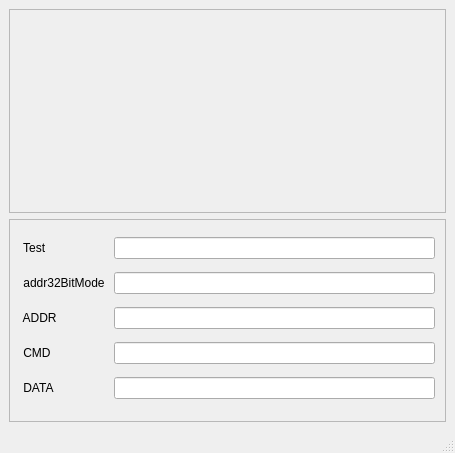
<?xml version="1.0" encoding="UTF-8"?>
<ui version="4.0">
 <class>MainWindow</class>
 <widget class="QMainWindow" name="MainWindow">
  <property name="geometry">
   <rect>
    <x>0</x>
    <y>0</y>
    <width>455</width>
    <height>453</height>
   </rect>
  </property>
  <property name="windowTitle">
   <string>MainWindow</string>
  </property>
  <widget class="QWidget" name="centralwidget">
   <layout class="QGridLayout" name="gridLayout_3">
    <item row="0" column="0">
     <widget class="QScrollArea" name="StatusVariables">
      <property name="minimumSize">
       <size>
        <width>0</width>
        <height>193</height>
       </size>
      </property>
      <property name="widgetResizable">
       <bool>true</bool>
      </property>
      <widget class="QWidget" name="scrollAreaWidgetContents_2">
       <property name="geometry">
        <rect>
         <x>0</x>
         <y>0</y>
         <width>435</width>
         <height>191</height>
        </rect>
       </property>
       <layout class="QGridLayout" name="gridLayout_4">
        <property name="leftMargin">
         <number>10</number>
        </property>
        <property name="topMargin">
         <number>10</number>
        </property>
        <property name="rightMargin">
         <number>10</number>
        </property>
        <property name="bottomMargin">
         <number>10</number>
        </property>
        <property name="spacing">
         <number>6</number>
        </property>
       </layout>
      </widget>
     </widget>
    </item>
    <item row="1" column="0">
     <widget class="QScrollArea" name="ConfigurationVariables">
      <property name="widgetResizable">
       <bool>true</bool>
      </property>
      <widget class="QWidget" name="scrollAreaWidgetContents_3">
       <property name="geometry">
        <rect>
         <x>0</x>
         <y>0</y>
         <width>435</width>
         <height>190</height>
        </rect>
       </property>
       <layout class="QGridLayout" name="gridLayout_5">
        <property name="leftMargin">
         <number>10</number>
        </property>
        <property name="topMargin">
         <number>10</number>
        </property>
        <property name="rightMargin">
         <number>10</number>
        </property>
        <property name="bottomMargin">
         <number>10</number>
        </property>
        <property name="spacing">
         <number>6</number>
        </property>
        <item row="0" column="0">
         <widget class="QLabel" name="Test">
          <property name="text">
           <string> Test </string>
          </property>
         </widget>
        </item>
        <item row="0" column="1">
         <widget class="caTextEntry" name="$(DEVICE):$(PORT):Test">
          <property name="channel" stdset="0">
           <string notr="true">$(DEVICE):$(PORT):Test</string>
          </property>
          <property name="formatType">
           <enum>caLineEdit::hexadecimal</enum>
          </property>
         </widget>
        </item>
        <item row="1" column="0">
         <widget class="QLabel" name="addr32BitMode">
          <property name="text">
           <string> addr32BitMode </string>
          </property>
         </widget>
        </item>
        <item row="1" column="1">
         <widget class="caTextEntry" name="$(DEVICE):$(PORT):addr32BitMode">
          <property name="channel" stdset="0">
           <string notr="true">$(DEVICE):$(PORT):addr32BitMode</string>
          </property>
          <property name="formatType">
           <enum>caLineEdit::hexadecimal</enum>
          </property>
         </widget>
        </item>
        <item row="2" column="0">
         <widget class="QLabel" name="ADDR">
          <property name="text">
           <string> ADDR </string>
          </property>
         </widget>
        </item>
        <item row="2" column="1">
         <widget class="caTextEntry" name="$(DEVICE):$(PORT):ADDR">
          <property name="channel" stdset="0">
           <string notr="true">$(DEVICE):$(PORT):ADDR</string>
          </property>
          <property name="formatType">
           <enum>caLineEdit::hexadecimal</enum>
          </property>
         </widget>
        </item>
        <item row="3" column="0">
         <widget class="QLabel" name="CMD">
          <property name="text">
           <string> CMD </string>
          </property>
         </widget>
        </item>
        <item row="3" column="1">
         <widget class="caTextEntry" name="$(DEVICE):$(PORT):CMD">
          <property name="channel" stdset="0">
           <string notr="true">$(DEVICE):$(PORT):CMD</string>
          </property>
          <property name="formatType">
           <enum>caLineEdit::hexadecimal</enum>
          </property>
         </widget>
        </item>
        <item row="4" column="0">
         <widget class="QLabel" name="DATA">
          <property name="text">
           <string> DATA </string>
          </property>
         </widget>
        </item>
        <item row="4" column="1">
         <widget class="caTextEntry" name="$(DEVICE):$(PORT):DATA">
          <property name="channel" stdset="0">
           <string notr="true">$(DEVICE):$(PORT):DATA</string>
          </property>
          <property name="formatType">
           <enum>caLineEdit::hexadecimal</enum>
          </property>
         </widget>
        </item>
       </layout>
      </widget>
     </widget>
    </item>
   </layout>
  </widget>
  <widget class="QMenuBar" name="menubar">
   <property name="geometry">
    <rect>
     <x>0</x>
     <y>0</y>
     <width>455</width>
     <height>22</height>
    </rect>
   </property>
  </widget>
  <widget class="QStatusBar" name="statusbar"/>
 </widget>
 <customwidgets>
  <customwidget>
   <class>caTextEntry</class>
   <extends>caLineEdit</extends>
   <header>caTextEntry</header>
  </customwidget>
  <customwidget>
   <class>caLineEdit</class>
   <extends>QLineEdit</extends>
   <header>caLineEdit</header>
  </customwidget>
 </customwidgets>
 <resources/>
 <connections/>
</ui>
